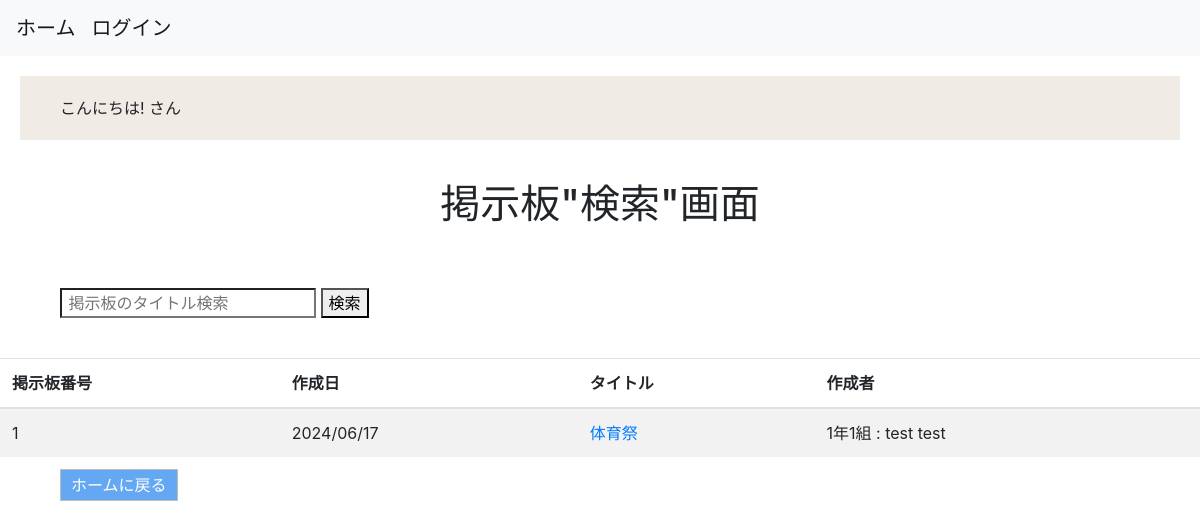
The page /boards/search_themes on the database as committed earlier.
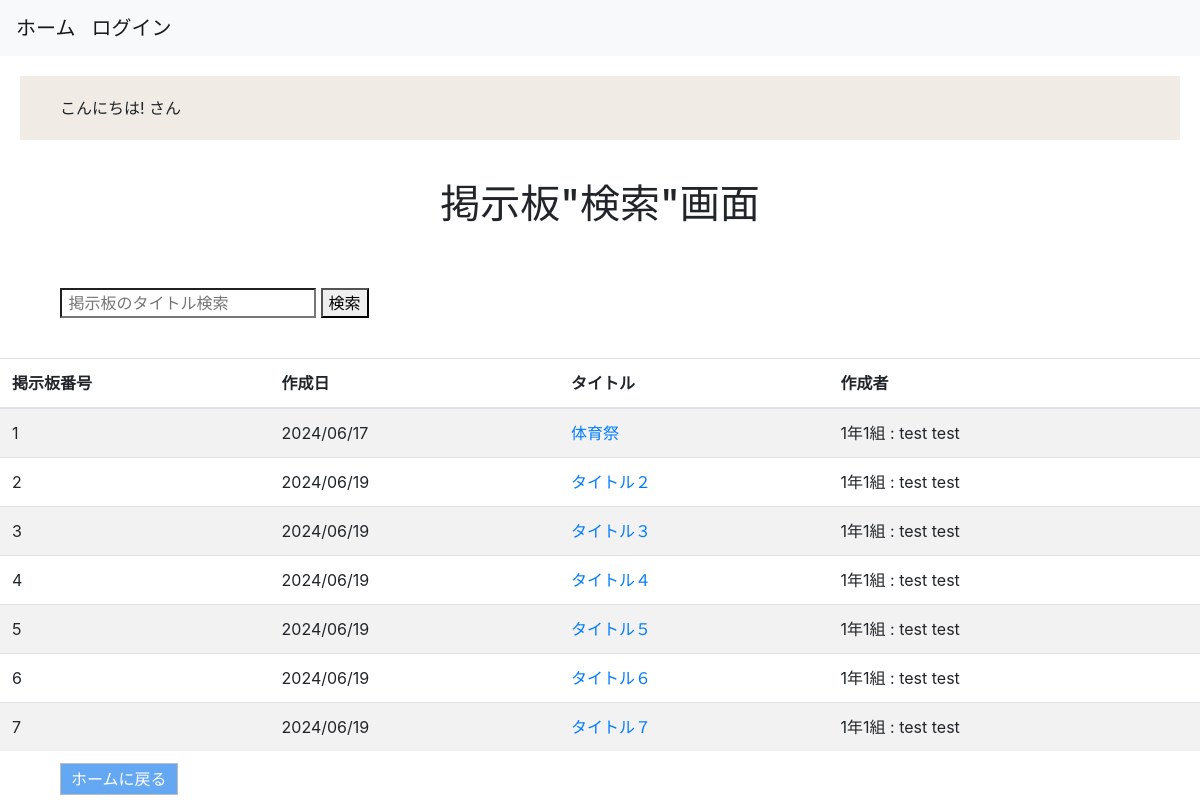
The same page on the database as committed later.
### boards/models.py (models this page shows)
class Themes(models.Model):
    title = models.CharField(max_length=255)
    created_at = models.DateField(auto_now_add=True)
    updated_at = models.DateField(auto_now=True)
    user = models.ForeignKey(
        'accounts.Users', on_delete=models.CASCADE
    )
    objects = ThemesManager()
    class Meta:
        db_table = 'themes'

### accounts/models.py (models this page shows)
class Users(AbstractBaseUser, PermissionsMixin):
    school_id = models.IntegerField(unique=True) #学籍番号
    class_id = models.IntegerField(blank=True, null=True) #出席番号、教師は出席番号をもたないため、必須にはしない。
    first_name = models.CharField(max_length=150) #姓
    last_name = models.CharField(max_length=150) #名
    first_name_phonetic = models.CharField(max_length=150) #姓ふりがな
    last_name_phonetic = models.CharField(max_length=150) #名ふりがな
    birthday = models.DateField() #誕生日
    school_grade = models.PositiveIntegerField(blank=True, null=True) #学年
    school_class = models.PositiveIntegerField(blank=True, null=True) #組
    email = models.EmailField(max_length=150, blank=True, null=True) #学生はメアド持ってない場合があることを想定して必須項目にしない。
    club = models.CharField(max_length=150, null=True) #帰宅部想定でnull=True
    is_active = models.BooleanField(default=True) #認証登録は今回は省くためdefault=True
    is_staff = models.BooleanField(default=False)
    created_at = models.DateTimeField(auto_now_add=True) #登録日時
    updated_at = models.DateTimeField(auto_now=True) #更新日時
    GENDER_CHOICES = (
        ('man', 'Man'),
        ('woman', 'Woman'),
    )
    STATUS_CHOICES = (
        ('teacher', 'Teacher'),
        ('student', 'Student'),
        ('parent', 'Parent'),
    )
    gender = models.CharField(max_length=50, choices=GENDER_CHOICES) #性別
    status = models.CharField(max_length=50, choices=STATUS_CHOICES) #立場
    USERNAME_FIELD = 'school_id'
    REQUIRED_FIELDS = ['first_name', 'last_name','status','birthday']
    objects = UserManager()
    class Meta:
        db_table = 'users'
    def __str__(self):
        return f'{self.school_grade}年{self.school_class}組 : {self.first_name} {self.last_name}'

### boards/views.py (the view)
# urls.py: path('search_themes', views.search_themes, name='search_themes'),
def search_themes(request):
    queryset = Themes.objects.fetch_all_themes() #querysetにThemesモデルのデータを全て格納
    query = request.GET.get('query') #query(検索に入力された言葉)を取得
    if query: #もし検索ワードあれば
        queryset = queryset.filter(title__icontains=query) #タイトルを検索ワードでフィルターかけてthemesデータを抽出
    return render(
    request, 'boards/search_themes.html', context={
        'query': query,
        'queryset': queryset,
        }
    )

### boards/models.py (called while the page is built)
    def fetch_all_themes(self):
        return self.order_by('id').all()

### templates/boards/search_themes.html (shortened to what this page needs)
{% extends "base.html" %}
{% block content %}
<h1>掲示板"検索"画面</h1>
<form method="GET">
<div>
<input type="search" value="{{ request.GET.query }}"
         name="query" type="text"
         placeholder=" 掲示板のタイトル検索 ">
<button>検索</button>
</div>
<table class="table table-striped table-hover">
    <thead>
        <tr>
            <th>掲示板番号</th>
            <th>作成日</th>
            <th>タイトル</th>
            <th>作成者</th>
        </tr>
    </thead>
    <tbody>
    {% for theme in queryset %}
        <tr>
            <td>{{ forloop.counter }}</td>
            <td>{{ theme.created_at|date:"Y/m/d" }}</td>
            <td><a href="{% url 'boards:post_comments' theme_id=theme.id %}">{{ theme.title }}</a></td>
            {% if theme.user.id == user.id %}
                <td><a href="{% url 'boards:edit_theme' id=theme.id %}">{{ theme.user }}先生</a></td>
            {% else %}
                <td>{{ theme.user }}</td>
            {% endif %}
        </tr>
    {% endfor %}
    </tbody>
</table>
<a class="return-button" href="{% url 'accounts:home' %}">ホームに戻る</a>
{% endblock %}

### templates/base.html (shortened to what this page needs)
<!DOCTYPE html>
{% load static %}
<html lang="ja">
    <head>
        <link rel="stylesheet" href="https://cdn.jsdelivr.net/npm/bootstrap@4.3.1/dist/css/bootstrap.min.css">
        <link rel="stylesheet" href="{% static 'css/style.css' %}">
    </head>
    <body>
    <nav class="navbar navbar-expand-lg navbar-light bg-light">
        <a class="navbar-brand" href="{% url 'accounts:home' %}">ホーム</a>
            {% if user.is_authenticated %}
                <a class="navbar-brand" href="{% url 'accounts:logout' %}">ログアウト</a>
                <a class="navbar-brand" href="{% url 'accounts:edit' %}">ユーザ情報更新</a>
                <a class="navbar-brand" href="{% url 'boards:list_themes' %}">掲示板一覧</a>
                <a class="navbar-brand" href="{% url 'boards:search_themes' %}">掲示板検索</a>
            {% else %}
                <a class="navbar-brand" href="{% url 'accounts:login' %}">ログイン</a>
            {% endif %}
    </nav>
    {% if user.status == "teacher" %}
        <div id="username">こんにちは! {{user.first_name}} 先生</div>
    {% else %}
        <div id="username">こんにちは! {{user.first_name}} さん</div>
    {% endif %}
    {% block content %}{% endblock %}
    </body>
</html>

### static/css/style.css (style rules this page uses)
#username { background-color: #dfd4c877; }
div, p, h1, h3 { margin:20px 20px; padding:20px 40px; }
h1, .message { text-align: center; }
.return-button { padding: 5px 10px; margin: 20px 60px; border: 1px solid rgb(190, 190, 190); background: rgb(100, 167, 243); color: white; }

Rows that differ between the two databases and show on the page:
added Themes: created_at "2024/06/19", title "タイトル２", user "1年1組 : test test"
added Themes: created_at "2024/06/19", title "タイトル３", user "1年1組 : test test"
added Themes: created_at "2024/06/19", title "タイトル４", user "1年1組 : test test"
added Themes: created_at "2024/06/19", title "タイトル５", user "1年1組 : test test"
added Themes: created_at "2024/06/19", title "タイトル６", user "1年1組 : test test"
added Themes: created_at "2024/06/19", title "タイトル７", user "1年1組 : test test"
